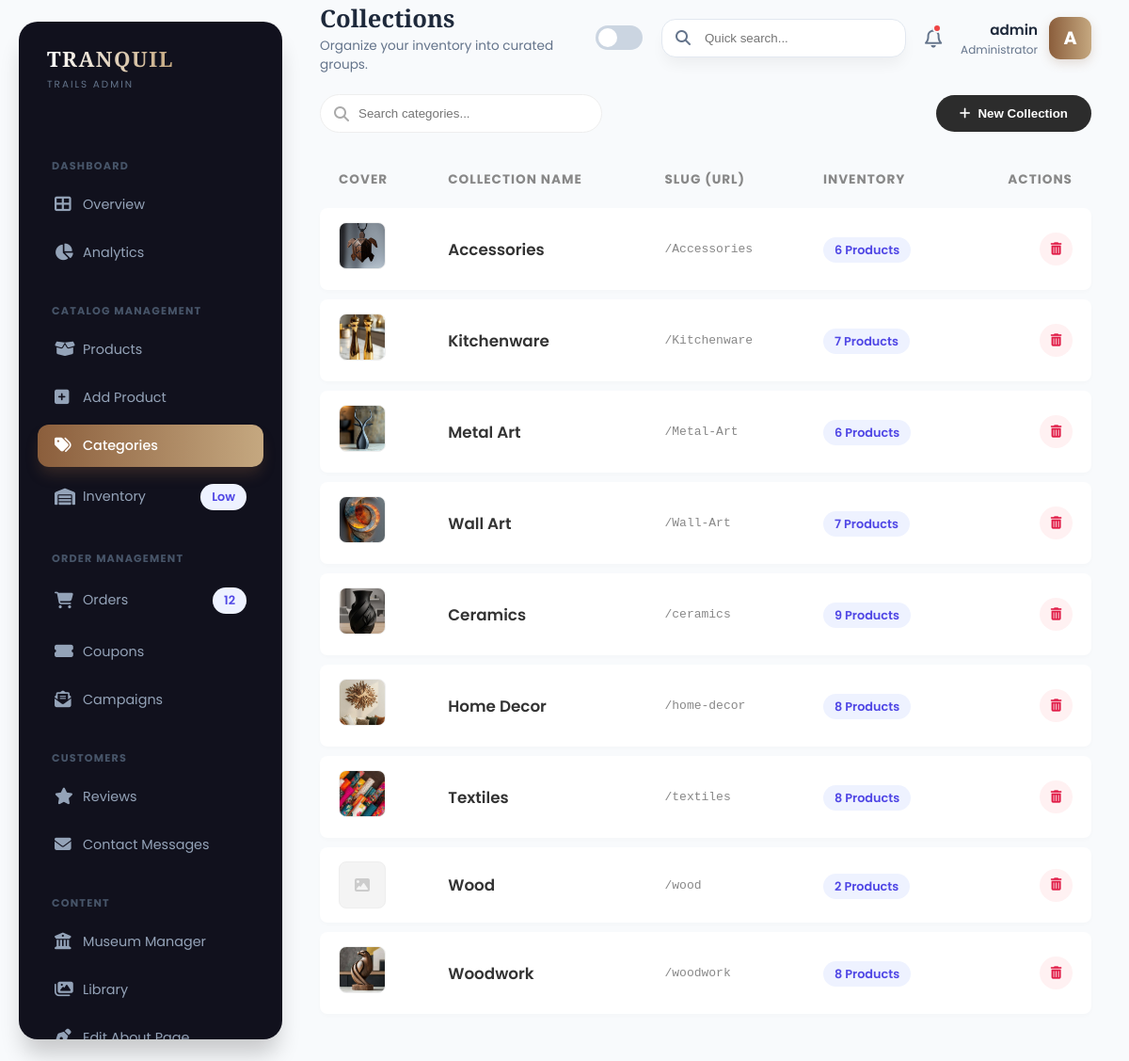
The page /admin-categories/ (signed in) on the database its author committed.
### core/models.py (models this page shows, shortened)
class Category(models.Model):
    name = models.CharField(max_length=100)
    slug = models.SlugField(unique=True)
    image = models.ImageField(upload_to='categories/', blank=True, null=True)
    class Meta:
        verbose_name_plural = "Categories"

### core/views.py (the view, shortened to what this page needs)
# urls.py: path('admin-categories/', views.admin_categories, name='admin_categories'),
@login_required(login_url='login')
@user_passes_test(admin_only, login_url='login')
def admin_categories(request):
    categories = Category.objects.annotate(
        product_count=Count('products')
    )
    return render(request, 'admin/categories.html', {
        'categories': categories
    })

### core/views.py (called while the page is built)
def admin_only(user):
    return user.is_authenticated and user.is_staff

### core/templates/admin/categories.html (shortened to what this page needs)
{% extends 'admin/base_admin.html' %}
{% load static %}
{% block page_title %}Collections{% endblock %}
{% block page_desc %}Organize your inventory into curated groups.{% endblock %}
{% block content %}
<div class="fade-in-up">
    <div style="display: flex; justify-content: space-between; align-items: center; margin-bottom: 30px;">
        <div style="position: relative;">
            <i class="fas fa-search" style="position: absolute; left: 15px; top: 50%; transform: translateY(-50%); color: #aaa;"></i>
            <input type="text" id="searchInput" placeholder="Search categories..."
                   style="padding: 12px 12px 12px 40px; border: 1px solid #eee; border-radius: 30px; width: 300px; outline: none; transition: 0.3s;"
                   onfocus="this.style.borderColor='#8b5e3c'; this.style.width='320px'"
                   onblur="this.style.borderColor='#eee'; this.style.width='300px'">
        </div>
        <button onclick="openModal()"
                style="background: #2c2c2c; color: white; padding: 12px 25px; border-radius: 30px; border: none; font-weight: 600; cursor: pointer; transition: 0.3s; display: flex; align-items: center; gap: 8px;">
            <i class="fas fa-plus"></i> New Collection
        </button>
    </div>
    <table class="modern-table">
        <thead>
            <tr>
                <th>Cover</th>
                <th>Collection Name</th>
                <th>Slug (URL)</th>
                <th>Inventory</th>
                <th style="text-align: right;">Actions</th>
            </tr>
        </thead>
        <tbody id="categoryTableBody">
            {% for cat in categories %}
            <tr class="table-row">
                <td>
                    {% if cat.image %}
                        <img src="{{ cat.image.url }}" class="cat-avatar">
                    {% else %}
                        <div class="cat-avatar" style="display: flex; align-items: center; justify-content: center; color: #ccc;">
                            <i class="fas fa-image"></i>
                        </div>
                    {% endif %}
                </td>
                <td style="font-weight: 600; font-size: 1.05rem; color: #333;">
                    {{ cat.name }}
                </td>
                <td style="color: #888; font-family: monospace;">
                    /{{ cat.slug }}
                </td>
                <td>
                    <span class="badge">{{ cat.product_count }} Products</span>
                </td>
                <td style="text-align: right;">
                    <form action="{% url 'admin_delete_category' cat.id %}" method="POST" onsubmit="return confirm('Delete {{ cat.name }}? Products in this category will remain but become uncategorized.');" style="display: inline;">
                        <button type="submit" class="action-btn btn-delete" title="Delete Collection">
                            <i class="fas fa-trash-alt"></i>
                        </button>
                    </form>
                </td>
            </tr>
            {% empty %}
            <tr>
                <td colspan="5" style="text-align: center; padding: 40px; color: #999;">
                    No collections found. Create your first one!
                </td>
            </tr>
            {% endfor %}
        </tbody>
    </table>
</div>
{% endblock %}

### core/templates/admin/base_admin.html (shortened to what this page needs)
{% load static %}
<!DOCTYPE html>
<html lang="en" data-theme="light"> <head>
    <link rel="stylesheet" href="https://cdnjs.cloudflare.com/ajax/libs/font-awesome/6.4.0/css/all.min.css">
</head>
<body>
    <aside class="sidebar" id="sidebar">
        <div class="logo-area">
            <div>
                <div class="logo-text">TRANQUIL</div>
                <div class="logo-sub">Trails Admin</div>
            </div>
        </div>
        <div class="nav-scroller">
            <div class="nav-category">Dashboard</div>
            <div class="nav-item">
                <a href="{% url 'admin_dashboard' %}" class="nav-link {% if request.resolver_match.url_name == 'admin_dashboard' %}active{% endif %}">
                    <i class="fas fa-th-large"></i> <span>Overview</span>
                </a>
            </div>
            <div class="nav-item">
                <a href="{% url 'admin_analytics' %}" class="nav-link {% if request.resolver_match.url_name == 'admin_analytics' %}active{% endif %}">
                    <i class="fas fa-chart-pie"></i> <span>Analytics</span>
                </a>
            </div>
            <div class="nav-category">Catalog Management</div>
            <div class="nav-item">
                <a href="{% url 'admin_products' %}" class="nav-link {% if request.resolver_match.url_name == 'admin_products' %}active{% endif %}">
                    <i class="fas fa-box-open"></i> <span>Products</span>
                </a>
            </div>
            <div class="nav-item">
                <a href="{% url 'admin_add_product' %}" class="nav-link {% if request.resolver_match.url_name == 'admin_add_product' %}active{% endif %}">
                    <i class="fas fa-plus-square"></i> <span>Add Product</span>
                </a>
            </div>
            <div class="nav-item">
                <a href="{% url 'admin_categories' %}" class="nav-link {% if request.resolver_match.url_name == 'admin_categories' %}active{% endif %}">
                    <i class="fas fa-tags"></i> <span>Categories</span>
                </a>
            </div>
            <div class="nav-item">
                <a href="{% url 'admin_inventory' %}" class="nav-link {% if request.resolver_match.url_name == 'admin_inventory' %}active{% endif %}">
                    <i class="fas fa-warehouse"></i> <span>Inventory</span>
                    <span class="badge bg-danger">Low</span>
                </a>
            </div>
            <div class="nav-category">Order Management</div>
            <div class="nav-item">
                <a href="{% url 'admin_orders' %}" class="nav-link {% if request.resolver_match.url_name == 'admin_orders' %}active{% endif %}">
                    <i class="fas fa-shopping-cart"></i> <span>Orders</span>
                    <span class="badge bg-accent">12</span>
                </a>
            </div>
             <div class="nav-item">
                <a href="{% url 'admin_discounts' %}" class="nav-link {% if request.resolver_match.url_name == 'admin_discounts' %}active{% endif %}">
                    <i class="fas fa-ticket-alt"></i> <span>Coupons</span>
                </a>
            </div>
            <div class="nav-item">
                <a href="{% url 'admin_campaigns' %}" class="nav-link {% if request.resolver_match.url_name == 'admin_campaigns' %}active{% endif %}">
                    <i class="fas fa-envelope-open-text"></i> <span>Campaigns</span>
                </a>
            </div>
            <div class="nav-category">Customers</div>
           <div class="nav-item">
                <a href="{% url 'admin_reviews' %}" class="nav-link {% if request.resolver_match.url_name == 'admin_reviews' %}active{% endif %}">
                    <i class="fas fa-star"></i> <span>Reviews</span>
                </a>
            </div>
                       <div class="nav-item">
                <a href="{% url 'admin_contact_messages' %}"
                class="nav-link {% if request.resolver_match.url_name == 'admin_contact_messages' %}active{% endif %}">
                    <i class="fas fa-envelope"></i> <span>Contact Messages</span>
                </a>
            </div>
            <div class="nav-category">Content</div>
            <div class="nav-item">
                <a href="{% url 'museum_manager' %}" class="nav-link {% if request.resolver_match.url_name == 'museum_manager' %}active{% endif %}">
                    <i class="fas fa-university"></i> <span>Museum Manager</span>
                </a>
            </div>
            <div class="nav-item">
                <a href="{% url 'admin_media' %}" class="nav-link {% if request.resolver_match.url_name == 'admin_media' %}active{% endif %}">
                    <i class="fas fa-images"></i> <span>Library</span>
                </a>
            </div>
             <div class="nav-item">
                <a href="{% url 'admin_about_editor' %}" class="nav-link {% if request.resolver_match.url_name == 'admin_about_editor' %}active{% endif %}">
                    <i class="fas fa-pen-nib"></i> <span>Edit About Page</span>
                </a>
            </div>
        </div>
    </aside>
    <div class="content-wrapper">
        <header class="top-header">
            <div class="header-left">
                <div class="page-title">
                    <h2>{% block page_title %}Dashboard{% endblock %}</h2>
                    <p>{% block page_desc %}Welcome back, Admin{% endblock %}</p>
                </div>
            </div>
            <div class="header-right">
                <div class="theme-switch-wrapper">
                    <label class="theme-switch" for="checkbox">
                        <div class="slider round">
                            <i class="fas fa-sun"></i>
                        </div>
                    </label>
                </div>
                <div class="search-box">
                    <i class="fas fa-search"></i>
                    <input type="text" placeholder="Quick search...">
                </div>
                <div class="notif-btn">
                    <i class="far fa-bell"></i>
                    <div class="notif-dot"></div>
                </div>
                <div class="user-profile">
                    <div class="user-info">
                        <span class="name">{{ user.first_name|default:user.username }}</span>
                        <span class="role">Administrator</span>
                    </div>
                    <div class="user-avatar">
                        {{ user.username|slice:":1"|upper }}
                    </div>
                </div>
            </div>
        </header>
        <div class="content-body">
            {% block content %}{% endblock %}
        </div>
    </div>
</body>
</html>

### core/templates/admin/categories.html (style rules this page uses)
.modern-table { width: 100%; border-collapse: separate; border-spacing: 0 10px; }
.modern-table thead th { color: #888; font-size: 0.85rem; text-transform: uppercase; letter-spacing: 1px; padding: 0 20px 10px 20px; text-align: left; }
.table-row { background: white; box-shadow: 0 2px 5px rgba(0,0,0,0.02); border-radius: 8px; transition: transform 0.2s, box-shadow 0.2s; }
.table-row td { padding: 15px 20px; vertical-align: middle; }
.table-row td:first-child { border-top-left-radius: 8px; border-bottom-left-radius: 8px; }
.table-row td:last-child { border-top-right-radius: 8px; border-bottom-right-radius: 8px; }
.cat-avatar { width: 50px; height: 50px; border-radius: 8px; object-fit: cover; background: #f4f4f4; border: 1px solid #eee; }
.badge { background: #eef2ff; color: #4f46e5; padding: 5px 12px; border-radius: 20px; font-size: 0.8rem; font-weight: 600; }
.action-btn { width: 35px; height: 35px; border-radius: 50%; border: none; display: inline-flex; align-items: center; justify-content: center; cursor: pointer; transition: 0.2s; }
.btn-delete { background: #fff1f2; color: #e11d48; }

### rows shown on the page
Category: image (picture), name "Accessories", slug "Accessories", product_count "6"
Category: image (picture), name "Kitchenware", slug "Kitchenware", product_count "7"
Category: image (picture), name "Metal Art", slug "Metal-Art", product_count "6"
Category: image (picture), name "Wall Art", slug "Wall-Art", product_count "7"
Category: image (picture), name "Ceramics", slug "ceramics", product_count "9"
Category: image (picture), name "Home Decor", slug "home-decor", product_count "8"
Category: image (picture), name "Textiles", slug "textiles", product_count "8"
Category: name "Wood", slug "wood", product_count "2"
Category: image (picture), name "Woodwork", slug "woodwork", product_count "8"

### other values the page prints
{{ user.first_name|default:user.username }} "admin"
{{ user.username|slice:":1"|upper }} "A"
